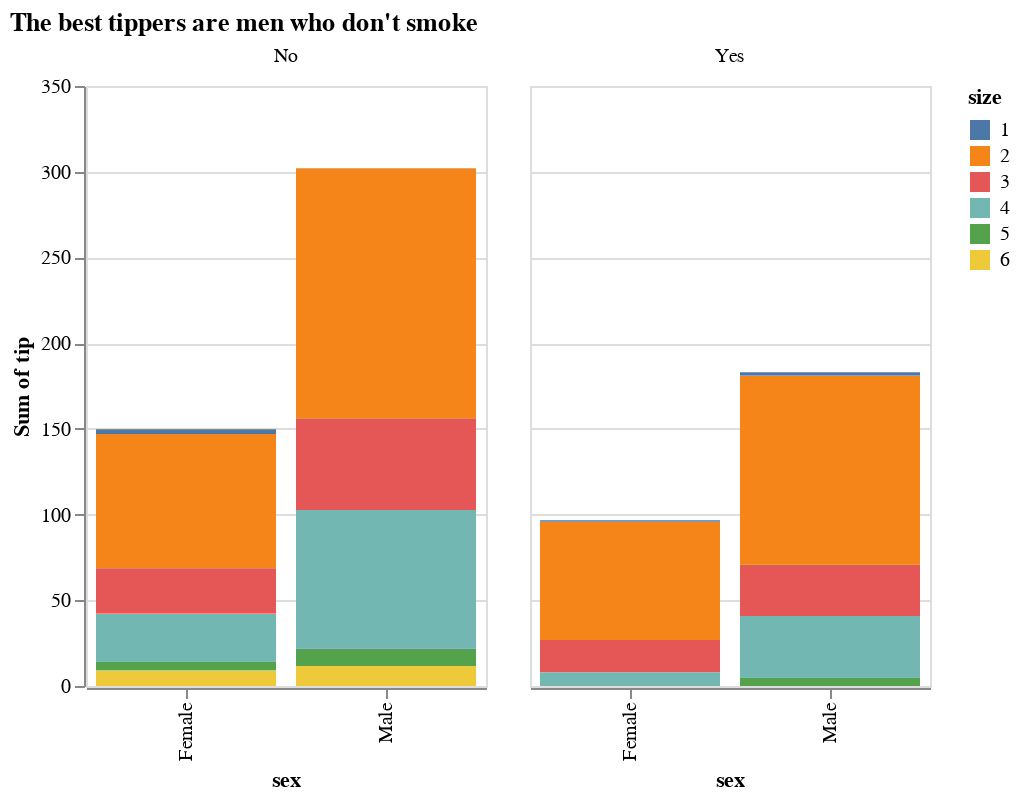

Notebook cell for this chart:
### Markdown cell above
## Question 4 (4 marks)

The following **deliberately terrible** chart claims (in the title) to show that "The best tippers are men who don't smoke."

(A) Critique the chart, by listing (in the separate Markdown cell below) at least 4 ways in which it is terrible.

(B) Produce a much better visualization of most of the variables in this dataset, including sex and smoking status.

(C) What are the main factors affecting tip size, according to your chart(s)? Write your answer in a Markdown cell below your chart.

Hint:
to fix one of the ways in which this chart is terrible, you should create a new column in the dataframe, computed from the others.

### Code cell
import pandas as pd
import altair as alt

tips = pd.read_csv('https://raw.githubusercontent.com/mwaskom/seaborn-data/master/tips.csv')
alt.Chart(tips, title="The best tippers are men who don't smoke").encode(
    x='sex',
    y='sum(tip)',
    color='size:N',
    facet=alt.Facet('smoker', title=None)
).mark_bar().properties(
    width=200
)

### Figure 1 — Vega-Lite specification as saved in the notebook (floating-point values rounded to 4 significant figures; data arrays with more than 128 entries replaced by an {"elided": "..."} marker saying what was removed)
{"config": {"view": {"continuousWidth": 300, "continuousHeight": 300}}, "data": {"name": "data-362d1a3aede62850ce7cd49b1d5f5d1d"}, "mark": {"type": "bar"}, "encoding": {"color": {"field": "size", "type": "nominal"}, "facet": {"field": "smoker", "title": null, "type": "nominal"}, "x": {"field": "sex", "type": "nominal"}, "y": {"aggregate": "sum", "field": "tip", "type": "quantitative"}}, "title": "The best tippers are men who don't smoke", "width": 200, "$schema": "https://vega.github.io/schema/vega-lite/v5.8.0.json", "datasets": {"data-362d1a3aede62850ce7cd49b1d5f5d1d": {"elided": "244 records"}}}
